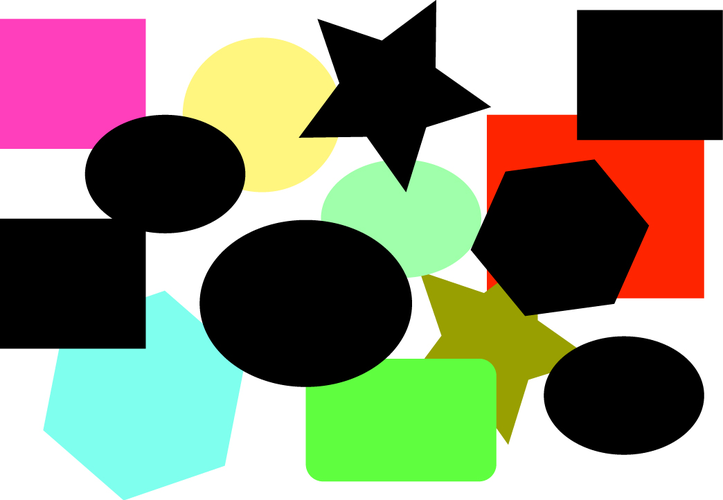
#> input picture pragyan/tir_test.png, 723 x 500 px, given in place of the camera
$ python main.py
#> lines starting #> are read from the running program, lines starting #| are printed output that depends on the picture; after the words box and inside, x2 and y2 are one past the last pixel; in counts of white or black regions, pixels touching at a corner belong together
### camera.py
import cv2
import numpy as np
from values import *
from pyimagesearch.shapedetector import ShapeDetector
import time
import math


class Camera:
    targets=[]
    cap = None
    bot=[]
    poss_bot=[]
    def __init__(self):
        frame = None
        while(1):
            self.cap = cv2.VideoCapture(1)
            cap = self.cap
            if cap.isOpened():
                print ("Video Opened")
                break
            else:
                print ("Connection Failed, Trying again: ")
        for i in range(0,10):
            _,frame = cap.read()
#> this loop made 10 passes
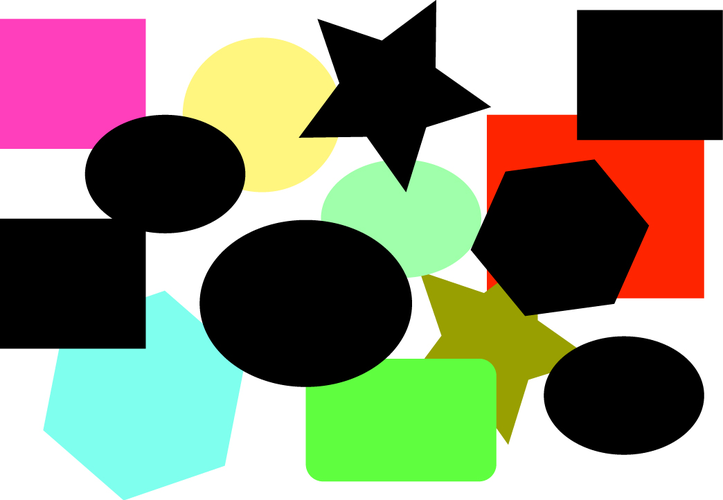
#> input picture pragyan/tir_test.png, 723 x 500 px, given in place of the camera
        while(1):
            _, frame = cap.read()
#> frame is the input picture: shape (500, 723, 3); mean B, G, R 118.3, 139.1, 137.9
            if frame is None:
                print("got no frame")
                continue
            sd = ShapeDetector()
            for color in color_range:
                cnts = self.getcontors(color,frame)

                for c in cnts:#marice implementation
                    area = cv2.contourArea(c)
                    print ("Contor %s :: area: %d " %(color,area))
                    M = cv2.moments(c)
                    try:
                            cX = int((M["m10"] / M["m00"]))
                            cY = int((M["m01"] / M["m00"]))
                    except:
                            cX=None
                            cY=None
                    print(cX,cY)

                    sides=sd.detect(c)              #change return value of shape detector
                    value=color_val[color]          #change formula

                    lay=[]
                    cord=(cX,cY)
                    lay.append(cord)
                    lay.append(value)
                    lay.append(sides)

                    if color != bot_color or (sides!=3 and sides!=4) :   #asiign color of bot
                        self.targets.append(lay)
                    else:
                        self.poss_bot.append(lay)

                    cv2.drawContours(frame, [c], -1, (0, 255, 0), 2)
#> this loop made 2 passes
#> pass 1, in getcontors, `mask = cv2.inRange(hsv, low, high)`:
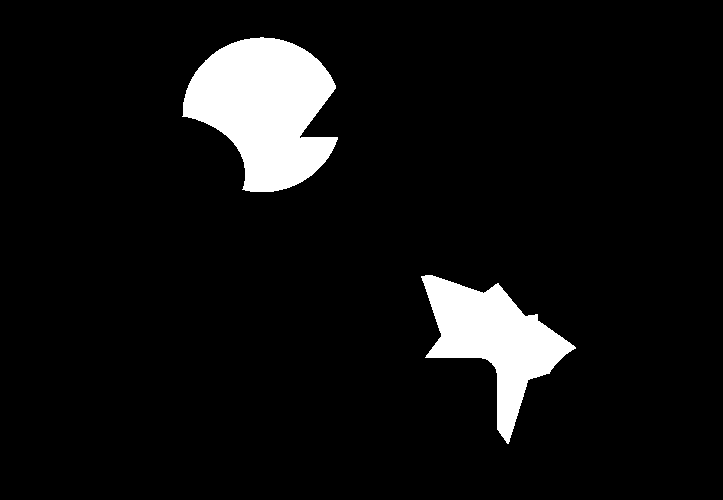
#> mask: shape (500, 723); 7.2% white; 2 white regions, box (x1, y1, x2, y2) and area: (182, 37, 338, 192) 15746, (421, 275, 576, 444) 10437
#> pass 1, in getcontors, `mask = cv2.morphologyEx(mask,cv2.MORPH_OPEN,(5,5))`:
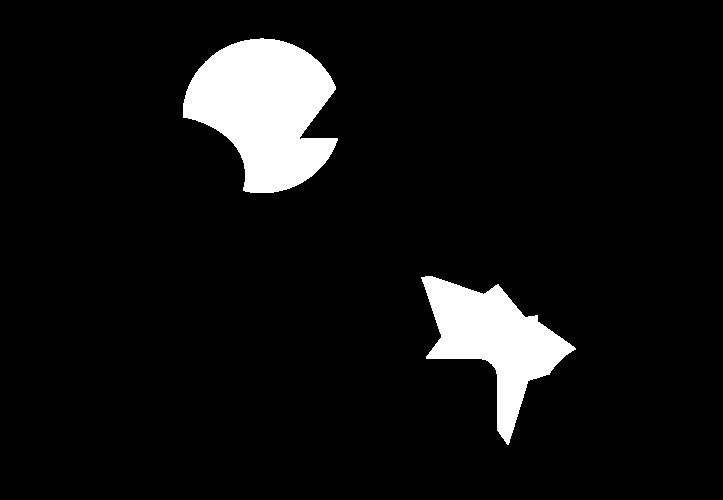
#> mask: shape (500, 723); 7.2% white; 2 white regions, box (x1, y1, x2, y2) and area: (183, 38, 338, 193) 15744, (421, 276, 576, 445) 10436
#> after the loop:
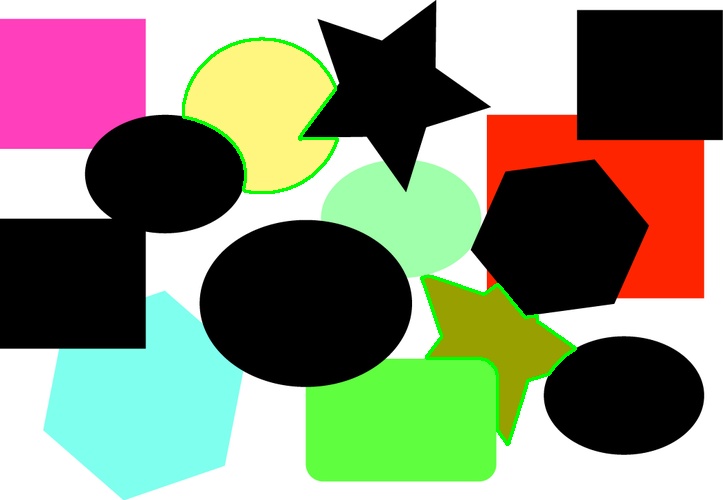
#> frame: shape (500, 723, 3); 1.04% of pixels changed, all inside (x1, y1, x2, y2) = (182, 37, 577, 446)
            cv2.imshow("Frame",frame)
            cv2.waitKey(0)
            cv2.destroyAllWindows()
            break

    def check(self,upd=False):
        for front in self.poss_bot:
            if front[2] == 3:
                for back in self.poss_bot:
                    if back[2] == 4:
                        if(math.sqrt(math.pow((front[0][0]-back[0][0]),2)+math.pow((front[0][1]-back[0][1]),2)) <= bot_dist):#assign value of  distancee between
                            self.bot.append(front)
                            self.bot.append(back)
                            break
        self.poss_bot = []
        if upd == True:
            return
        for con in self.poss_bot:
            if con not in self.bot:
                self.targets.append(con)

    def end(self):
        self.cap.release()
        cv2.destroyAllWindows()

    def loc_bot(self,color):
        cap = self.cap
        if not cap.isOpened():
            cap = cv2.VideoCapture(1)
        if not cap.isOpened():
            print("Cannot connect to video feed")
            return
        _, frame = cap.read()
        if frame is None:
            print("loc_bot_got no frame")
            return

        sd = ShapeDetector()
        cnts = self.getcontors(color,frame)
        for c in cnts:
            M = cv2.moments(c)
            try:
                    cX = int((M["m10"] / M["m00"]))
                    cY = int((M["m01"] / M["m00"]))
            except:
                    cX=None
                    cY=None
            sides=sd.detect(c)#change return value of shape detector
            value=color_val[bot_color]*sides
            if (sides!=3 and sides!=4):
                continue
            lay=[]
            cord=[cX,cY]
            lay.append(cord)
            lay.append(value)
            lay.append(sides)
            self.poss_bot.append(lay)
            # [5 lines of commented-out code are left out]
        self.bot = []
        self.check(True)
        if(len(self.bot)!=2):
            print("Bot Not Found %s"%self.bot)
        else:
            return ((self.bot[0][0][0]*0.35 + self.bot[1][0][0]*0.65) , (self.bot[0][0][1]*0.35 + self.bot[1][0][1]*0.65))

    def getcontors(self,color,frame,alow=1000,ahigh=500000):
        result = []
        hsv = cv2.cvtColor(frame, cv2.COLOR_BGR2HSV)

        # define range of color in HSV
        (low,high) = color_range[color]
        low = np.array(low)
        high = np.array(high)

        # Threshold the HSV image to get only color
        mask = cv2.inRange(hsv, low, high)
        mask = cv2.morphologyEx(mask,cv2.MORPH_OPEN,(5,5))      ##Changed from 20,20
        cnts,_ = cv2.findContours(mask.copy(), cv2.RETR_EXTERNAL,cv2.CHAIN_APPROX_SIMPLE)

        for c in cnts:
            area = cv2.contourArea(c)
            if area < ahigh and area >alow:
                result.append(c)
        return result

### Client_ble.py
import bluetooth
import subprocess
addr="98:D3:31:40:9E:DD"
port = 1
class Client:
    def __init__(self):
        #nearby_devices = bluetooth.discover_devices(duration=4)
        nearby_devices=addr
        for a in nearby_devices:
            if a == addr:
                found = True
# [4 lines of commented-out code are left out]
        key='1234'
        port = 1
        subprocess.call("kill -9 `pidof bluetooth-agent`",shell=True)
        status = subprocess.call("bluetooth-agent " + key + " &",shell=True)
        try:
            self.s = bluetooth.BluetoothSocket(bluetooth.RFCOMM)
            self.s.connect((addr,port))
        except bluetooth.btcommon.BluetoothError as err:
            pass
    def check_connection(self):
        return True
    # [5 lines left out: function send_msg, not called in this run]
    def close(self):
        self.s.close()


### pragyan/determining-object-color/pyimagesearch/shapedetector.py
# import the necessary packages
import cv2

class ShapeDetector:
	def __init__(self):
		pass

	def detect(self, c):
		# initialize the shape name and approximate the contour
		shape = "unidentified"
		peri = cv2.arcLength(c, True)
		approx = cv2.approxPolyDP(c, 0.04 * peri, True)

		# if the shape is a triangle, it will have 3 vertices
		if len(approx) == 3:
			shape = "triangle"

		# if the shape has 4 vertices, it is either a square or
		# a rectangle
		elif len(approx) == 4:
			# compute the bounding box of the contour and use the
			# bounding box to compute the aspect ratio
			(x, y, w, h) = cv2.boundingRect(approx)
			ar = w / float(h)

			# a square will have an aspect ratio that is approximately
			# equal to one, otherwise, the shape is a rectangle
			shape = "square" if ar >= 0.95 and ar <= 1.05 else "rectangle"

		# if the shape is a pentagon, it will have 5 vertices
		elif len(approx) == 5:
			shape = "pentagon"

		# otherwise, we assume the shape is a circle
		else:
			shape = "circle"

		# return the name of the shape
		return shape

### main.py
# MAIN DRIVER FILE

from Client_ble import *
from values import *
from camera import *
from calculate import *


##  Initializing variables

#bot = Client()
#Initialize image recognition stuff

##  camera initialize
cam = Camera( )
print("targets:")
print(cam.targets)
#| [[(493, 340), 200, 'circle'], [(264, 109), 200, 'circle']]
print("Possible Bot list:")
print(cam.poss_bot)
cam.check()
targets = cam.targets
#> targets = [[(493, 340), 200, 'circle'], [(264, 109), 200, 'circle']]
print("Bot: \t",cam.bot)
#| Bot: 	 []
#print("Bot Location: ")
home = cam.loc_bot(bot_color)
#> call 3 of getcontors, with color = 'bot_color', alow = 1000, ahigh = 500000
#> in getcontors (call 3), `mask = cv2.inRange(hsv, low, high)`:
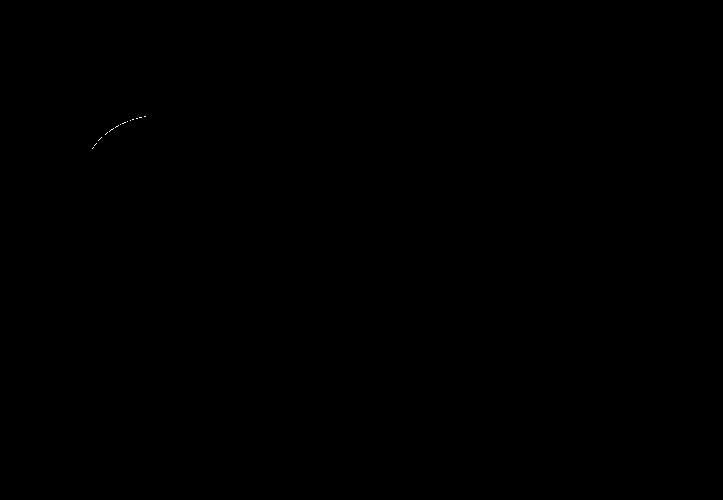
#> mask: shape (500, 723); 0.01% white in thin lines or dots, all inside (x1, y1, x2, y2) = (92, 116, 146, 149)
#> in getcontors (call 3), `mask = cv2.morphologyEx(mask,cv2.MORPH_OPEN,(5,5))`: mask: shape (500, 723); every value is 0
#> in getcontors (call 3), `cnts,_ = cv2.findContours(mask.copy(), cv2.RETR_EXTERNAL,cv2.CHAIN_APP..`: cnts = []
#| Bot Not Found []
#print(home)
print("\n\n")
mybot = Client()
#> (the run stopped early here; a loop or call above may not have finished)
